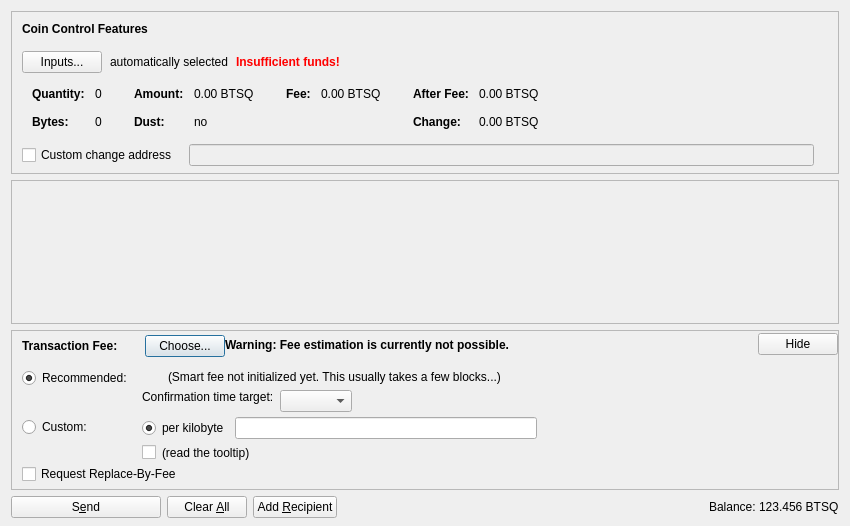
<?xml version="1.0" encoding="UTF-8"?>
<ui version="4.0">
 <class>SendCoinsDialog</class>
 <widget class="QDialog" name="SendCoinsDialog">
  <property name="geometry">
   <rect>
    <x>0</x>
    <y>0</y>
    <width>850</width>
    <height>526</height>
   </rect>
  </property>
  <property name="windowTitle">
   <string>Send Coins</string>
  </property>
  <layout class="QVBoxLayout" name="verticalLayout" stretch="0,1,0,0">
   <property name="bottomMargin">
    <number>8</number>
   </property>
   <item>
    <widget class="QFrame" name="frameCoinControl">
     <property name="sizePolicy">
      <sizepolicy hsizetype="Expanding" vsizetype="Expanding">
       <horstretch>0</horstretch>
       <verstretch>0</verstretch>
      </sizepolicy>
     </property>
     <property name="maximumSize">
      <size>
       <width>16777215</width>
       <height>16777215</height>
      </size>
     </property>
     <property name="frameShape">
      <enum>QFrame::StyledPanel</enum>
     </property>
     <property name="frameShadow">
      <enum>QFrame::Sunken</enum>
     </property>
     <layout class="QVBoxLayout" name="verticalLayoutCoinControl2">
      <property name="spacing">
       <number>0</number>
      </property>
      <property name="leftMargin">
       <number>0</number>
      </property>
      <property name="topMargin">
       <number>0</number>
      </property>
      <property name="rightMargin">
       <number>0</number>
      </property>
      <property name="bottomMargin">
       <number>6</number>
      </property>
      <item>
       <layout class="QVBoxLayout" name="verticalLayoutCoinControl" stretch="0,0,0,0,1">
        <property name="spacing">
         <number>0</number>
        </property>
        <property name="leftMargin">
         <number>10</number>
        </property>
        <property name="topMargin">
         <number>10</number>
        </property>
        <item>
         <layout class="QHBoxLayout" name="horizontalLayoutCoinControl1">
          <property name="bottomMargin">
           <number>15</number>
          </property>
          <item>
           <widget class="QLabel" name="labelCoinControlFeatures">
            <property name="sizePolicy">
             <sizepolicy hsizetype="Preferred" vsizetype="Maximum">
              <horstretch>0</horstretch>
              <verstretch>0</verstretch>
             </sizepolicy>
            </property>
            <property name="font">
             <font>
              <weight>75</weight>
              <bold>true</bold>
             </font>
            </property>
            <property name="styleSheet">
             <string notr="true">font-weight:bold;</string>
            </property>
            <property name="text">
             <string>Coin Control Features</string>
            </property>
           </widget>
          </item>
         </layout>
        </item>
        <item>
         <layout class="QHBoxLayout" name="horizontalLayoutCoinControl2" stretch="0,0,0,0">
          <property name="spacing">
           <number>8</number>
          </property>
          <property name="bottomMargin">
           <number>10</number>
          </property>
          <item>
           <widget class="QPushButton" name="pushButtonCoinControl">
            <property name="styleSheet">
             <string notr="true"/>
            </property>
            <property name="text">
             <string>Inputs...</string>
            </property>
            <property name="autoDefault">
             <bool>false</bool>
            </property>
           </widget>
          </item>
          <item>
           <widget class="QLabel" name="labelCoinControlAutomaticallySelected">
            <property name="text">
             <string>automatically selected</string>
            </property>
            <property name="margin">
             <number>5</number>
            </property>
           </widget>
          </item>
          <item>
           <widget class="QLabel" name="labelCoinControlInsuffFunds">
            <property name="font">
             <font>
              <weight>75</weight>
              <bold>true</bold>
             </font>
            </property>
            <property name="styleSheet">
             <string notr="true">color:red;font-weight:bold;</string>
            </property>
            <property name="text">
             <string>Insufficient funds!</string>
            </property>
            <property name="margin">
             <number>5</number>
            </property>
           </widget>
          </item>
          <item>
           <spacer name="horizontalSpacerCoinControl">
            <property name="orientation">
             <enum>Qt::Horizontal</enum>
            </property>
            <property name="sizeHint" stdset="0">
             <size>
              <width>40</width>
              <height>1</height>
             </size>
            </property>
           </spacer>
          </item>
         </layout>
        </item>
        <item>
         <widget class="QWidget" name="widgetCoinControl" native="true">
          <property name="sizePolicy">
           <sizepolicy hsizetype="Preferred" vsizetype="Preferred">
            <horstretch>0</horstretch>
            <verstretch>0</verstretch>
           </sizepolicy>
          </property>
          <property name="minimumSize">
           <size>
            <width>0</width>
            <height>0</height>
           </size>
          </property>
          <property name="styleSheet">
           <string notr="true"/>
          </property>
          <layout class="QHBoxLayout" name="horizontalLayoutCoinControl5">
           <property name="leftMargin">
            <number>0</number>
           </property>
           <property name="topMargin">
            <number>0</number>
           </property>
           <property name="rightMargin">
            <number>0</number>
           </property>
           <property name="bottomMargin">
            <number>0</number>
           </property>
           <item>
            <layout class="QHBoxLayout" name="horizontalLayoutCoinControl3" stretch="0,0,0,1">
             <property name="spacing">
              <number>20</number>
             </property>
             <property name="topMargin">
              <number>0</number>
             </property>
             <property name="bottomMargin">
              <number>10</number>
             </property>
             <item>
              <layout class="QFormLayout" name="formLayoutCoinControl1">
               <property name="horizontalSpacing">
                <number>10</number>
               </property>
               <property name="verticalSpacing">
                <number>14</number>
               </property>
               <property name="leftMargin">
                <number>10</number>
               </property>
               <property name="topMargin">
                <number>4</number>
               </property>
               <property name="rightMargin">
                <number>6</number>
               </property>
               <item row="0" column="0">
                <widget class="QLabel" name="labelCoinControlQuantityText">
                 <property name="font">
                  <font>
                   <weight>75</weight>
                   <bold>true</bold>
                  </font>
                 </property>
                 <property name="text">
                  <string>Quantity:</string>
                 </property>
                 <property name="margin">
                  <number>0</number>
                 </property>
                </widget>
               </item>
               <item row="0" column="1">
                <widget class="QLabel" name="labelCoinControlQuantity">
                 <property name="cursor">
                  <cursorShape>IBeamCursor</cursorShape>
                 </property>
                 <property name="contextMenuPolicy">
                  <enum>Qt::ActionsContextMenu</enum>
                 </property>
                 <property name="text">
                  <string notr="true">0</string>
                 </property>
                 <property name="margin">
                  <number>0</number>
                 </property>
                 <property name="textInteractionFlags">
                  <set>Qt::LinksAccessibleByMouse|Qt::TextSelectableByKeyboard|Qt::TextSelectableByMouse</set>
                 </property>
                </widget>
               </item>
               <item row="1" column="0">
                <widget class="QLabel" name="labelCoinControlBytesText">
                 <property name="font">
                  <font>
                   <weight>75</weight>
                   <bold>true</bold>
                  </font>
                 </property>
                 <property name="text">
                  <string>Bytes:</string>
                 </property>
                </widget>
               </item>
               <item row="1" column="1">
                <widget class="QLabel" name="labelCoinControlBytes">
                 <property name="cursor">
                  <cursorShape>IBeamCursor</cursorShape>
                 </property>
                 <property name="contextMenuPolicy">
                  <enum>Qt::ActionsContextMenu</enum>
                 </property>
                 <property name="text">
                  <string notr="true">0</string>
                 </property>
                 <property name="textInteractionFlags">
                  <set>Qt::LinksAccessibleByMouse|Qt::TextSelectableByKeyboard|Qt::TextSelectableByMouse</set>
                 </property>
                </widget>
               </item>
              </layout>
             </item>
             <item>
              <layout class="QFormLayout" name="formLayoutCoinControl2">
               <property name="horizontalSpacing">
                <number>10</number>
               </property>
               <property name="verticalSpacing">
                <number>14</number>
               </property>
               <property name="leftMargin">
                <number>6</number>
               </property>
               <property name="topMargin">
                <number>4</number>
               </property>
               <property name="rightMargin">
                <number>6</number>
               </property>
               <item row="0" column="0">
                <widget class="QLabel" name="labelCoinControlAmountText">
                 <property name="font">
                  <font>
                   <weight>75</weight>
                   <bold>true</bold>
                  </font>
                 </property>
                 <property name="text">
                  <string>Amount:</string>
                 </property>
                 <property name="margin">
                  <number>0</number>
                 </property>
                </widget>
               </item>
               <item row="0" column="1">
                <widget class="QLabel" name="labelCoinControlAmount">
                 <property name="cursor">
                  <cursorShape>IBeamCursor</cursorShape>
                 </property>
                 <property name="contextMenuPolicy">
                  <enum>Qt::ActionsContextMenu</enum>
                 </property>
                 <property name="text">
                  <string notr="true">0.00 BTSQ</string>
                 </property>
                 <property name="textInteractionFlags">
                  <set>Qt::LinksAccessibleByMouse|Qt::TextSelectableByKeyboard|Qt::TextSelectableByMouse</set>
                 </property>
                </widget>
               </item>
               <item row="1" column="0">
                <widget class="QLabel" name="labelCoinControlLowOutputText">
                 <property name="font">
                  <font>
                   <weight>75</weight>
                   <bold>true</bold>
                  </font>
                 </property>
                 <property name="text">
                  <string>Dust:</string>
                 </property>
                </widget>
               </item>
               <item row="1" column="1">
                <widget class="QLabel" name="labelCoinControlLowOutput">
                 <property name="cursor">
                  <cursorShape>IBeamCursor</cursorShape>
                 </property>
                 <property name="contextMenuPolicy">
                  <enum>Qt::ActionsContextMenu</enum>
                 </property>
                 <property name="text">
                  <string notr="true">no</string>
                 </property>
                 <property name="textInteractionFlags">
                  <set>Qt::LinksAccessibleByMouse|Qt::TextSelectableByKeyboard|Qt::TextSelectableByMouse</set>
                 </property>
                </widget>
               </item>
              </layout>
             </item>
             <item>
              <layout class="QFormLayout" name="formLayoutCoinControl3">
               <property name="horizontalSpacing">
                <number>10</number>
               </property>
               <property name="verticalSpacing">
                <number>14</number>
               </property>
               <property name="leftMargin">
                <number>6</number>
               </property>
               <property name="topMargin">
                <number>4</number>
               </property>
               <property name="rightMargin">
                <number>6</number>
               </property>
               <item row="0" column="0">
                <widget class="QLabel" name="labelCoinControlFeeText">
                 <property name="font">
                  <font>
                   <weight>75</weight>
                   <bold>true</bold>
                  </font>
                 </property>
                 <property name="text">
                  <string>Fee:</string>
                 </property>
                 <property name="margin">
                  <number>0</number>
                 </property>
                </widget>
               </item>
               <item row="0" column="1">
                <widget class="QLabel" name="labelCoinControlFee">
                 <property name="cursor">
                  <cursorShape>IBeamCursor</cursorShape>
                 </property>
                 <property name="contextMenuPolicy">
                  <enum>Qt::ActionsContextMenu</enum>
                 </property>
                 <property name="text">
                  <string notr="true">0.00 BTSQ</string>
                 </property>
                 <property name="textInteractionFlags">
                  <set>Qt::LinksAccessibleByMouse|Qt::TextSelectableByKeyboard|Qt::TextSelectableByMouse</set>
                 </property>
                </widget>
               </item>
              </layout>
             </item>
             <item>
              <layout class="QFormLayout" name="formLayoutCoinControl4">
               <property name="horizontalSpacing">
                <number>10</number>
               </property>
               <property name="verticalSpacing">
                <number>14</number>
               </property>
               <property name="leftMargin">
                <number>6</number>
               </property>
               <property name="topMargin">
                <number>4</number>
               </property>
               <property name="rightMargin">
                <number>6</number>
               </property>
               <item row="0" column="0">
                <widget class="QLabel" name="labelCoinControlAfterFeeText">
                 <property name="font">
                  <font>
                   <weight>75</weight>
                   <bold>true</bold>
                  </font>
                 </property>
                 <property name="text">
                  <string>After Fee:</string>
                 </property>
                 <property name="margin">
                  <number>0</number>
                 </property>
                </widget>
               </item>
               <item row="0" column="1">
                <widget class="QLabel" name="labelCoinControlAfterFee">
                 <property name="cursor">
                  <cursorShape>IBeamCursor</cursorShape>
                 </property>
                 <property name="contextMenuPolicy">
                  <enum>Qt::ActionsContextMenu</enum>
                 </property>
                 <property name="text">
                  <string notr="true">0.00 BTSQ</string>
                 </property>
                 <property name="textInteractionFlags">
                  <set>Qt::LinksAccessibleByMouse|Qt::TextSelectableByKeyboard|Qt::TextSelectableByMouse</set>
                 </property>
                </widget>
               </item>
               <item row="1" column="0">
                <widget class="QLabel" name="labelCoinControlChangeText">
                 <property name="font">
                  <font>
                   <weight>75</weight>
                   <bold>true</bold>
                  </font>
                 </property>
                 <property name="text">
                  <string>Change:</string>
                 </property>
                </widget>
               </item>
               <item row="1" column="1">
                <widget class="QLabel" name="labelCoinControlChange">
                 <property name="cursor">
                  <cursorShape>IBeamCursor</cursorShape>
                 </property>
                 <property name="contextMenuPolicy">
                  <enum>Qt::ActionsContextMenu</enum>
                 </property>
                 <property name="text">
                  <string notr="true">0.00 BTSQ</string>
                 </property>
                 <property name="textInteractionFlags">
                  <set>Qt::LinksAccessibleByMouse|Qt::TextSelectableByKeyboard|Qt::TextSelectableByMouse</set>
                 </property>
                </widget>
               </item>
              </layout>
             </item>
            </layout>
           </item>
          </layout>
         </widget>
        </item>
        <item>
         <layout class="QHBoxLayout" name="horizontalLayoutCoinControl4" stretch="0,0,0">
          <property name="spacing">
           <number>12</number>
          </property>
          <property name="sizeConstraint">
           <enum>QLayout::SetDefaultConstraint</enum>
          </property>
          <property name="topMargin">
           <number>5</number>
          </property>
          <property name="rightMargin">
           <number>5</number>
          </property>
          <item>
           <widget class="QCheckBox" name="checkBoxCoinControlChange">
            <property name="toolTip">
             <string>If this is activated, but the change address is empty or invalid, change will be sent to a newly generated address.</string>
            </property>
            <property name="text">
             <string>Custom change address</string>
            </property>
           </widget>
          </item>
          <item>
           <widget class="QValidatedLineEdit" name="lineEditCoinControlChange">
            <property name="enabled">
             <bool>false</bool>
            </property>
            <property name="sizePolicy">
             <sizepolicy hsizetype="Expanding" vsizetype="Fixed">
              <horstretch>0</horstretch>
              <verstretch>0</verstretch>
             </sizepolicy>
            </property>
           </widget>
          </item>
          <item>
           <widget class="QLabel" name="labelCoinControlChangeLabel">
            <property name="sizePolicy">
             <sizepolicy hsizetype="Preferred" vsizetype="Expanding">
              <horstretch>0</horstretch>
              <verstretch>0</verstretch>
             </sizepolicy>
            </property>
            <property name="minimumSize">
             <size>
              <width>0</width>
              <height>0</height>
             </size>
            </property>
            <property name="text">
             <string/>
            </property>
            <property name="margin">
             <number>3</number>
            </property>
           </widget>
          </item>
         </layout>
        </item>
        <item>
         <spacer name="verticalSpacerCoinControl">
          <property name="orientation">
           <enum>Qt::Vertical</enum>
          </property>
          <property name="sizeHint" stdset="0">
           <size>
            <width>800</width>
            <height>1</height>
           </size>
          </property>
         </spacer>
        </item>
       </layout>
      </item>
     </layout>
    </widget>
   </item>
   <item>
    <widget class="QScrollArea" name="scrollArea">
     <property name="widgetResizable">
      <bool>true</bool>
     </property>
     <widget class="QWidget" name="scrollAreaWidgetContents">
      <property name="geometry">
       <rect>
        <x>0</x>
        <y>0</y>
        <width>830</width>
        <height>104</height>
       </rect>
      </property>
      <layout class="QVBoxLayout" name="verticalLayout_2" stretch="0,1">
       <property name="leftMargin">
        <number>0</number>
       </property>
       <property name="topMargin">
        <number>0</number>
       </property>
       <property name="rightMargin">
        <number>0</number>
       </property>
       <property name="bottomMargin">
        <number>0</number>
       </property>
       <item>
        <layout class="QVBoxLayout" name="entries">
         <property name="spacing">
          <number>6</number>
         </property>
        </layout>
       </item>
       <item>
        <spacer name="verticalSpacer">
         <property name="orientation">
          <enum>Qt::Vertical</enum>
         </property>
         <property name="sizeHint" stdset="0">
          <size>
           <width>20</width>
           <height>40</height>
          </size>
         </property>
        </spacer>
       </item>
      </layout>
     </widget>
    </widget>
   </item>
   <item>
    <widget class="QFrame" name="frameFee">
     <property name="sizePolicy">
      <sizepolicy hsizetype="Expanding" vsizetype="Expanding">
       <horstretch>0</horstretch>
       <verstretch>0</verstretch>
      </sizepolicy>
     </property>
     <property name="maximumSize">
      <size>
       <width>16777215</width>
       <height>16777215</height>
      </size>
     </property>
     <property name="frameShape">
      <enum>QFrame::StyledPanel</enum>
     </property>
     <property name="frameShadow">
      <enum>QFrame::Sunken</enum>
     </property>
     <layout class="QVBoxLayout" name="verticalLayoutFee1">
      <property name="spacing">
       <number>0</number>
      </property>
      <property name="leftMargin">
       <number>0</number>
      </property>
      <property name="topMargin">
       <number>0</number>
      </property>
      <property name="rightMargin">
       <number>0</number>
      </property>
      <property name="bottomMargin">
       <number>0</number>
      </property>
      <item>
       <layout class="QVBoxLayout" name="verticalLayoutFee2" stretch="0,0,0">
        <property name="spacing">
         <number>0</number>
        </property>
        <property name="leftMargin">
         <number>10</number>
        </property>
        <property name="topMargin">
         <number>0</number>
        </property>
        <item>
         <layout class="QHBoxLayout" name="horizontalLayoutFee1">
          <property name="bottomMargin">
           <number>0</number>
          </property>
          <item>
           <layout class="QVBoxLayout" name="verticalLayoutFee7">
            <property name="spacing">
             <number>0</number>
            </property>
            <item>
             <spacer name="verticalSpacerSmartFee">
              <property name="orientation">
               <enum>Qt::Vertical</enum>
              </property>
              <property name="sizeType">
               <enum>QSizePolicy::Fixed</enum>
              </property>
              <property name="sizeHint" stdset="0">
               <size>
                <width>1</width>
                <height>4</height>
               </size>
              </property>
             </spacer>
            </item>
            <item>
             <layout class="QHBoxLayout" name="horizontalLayoutSmartFee">
              <property name="spacing">
               <number>10</number>
              </property>
              <item>
               <widget class="QLabel" name="labelFeeHeadline">
                <property name="sizePolicy">
                 <sizepolicy hsizetype="Preferred" vsizetype="Maximum">
                  <horstretch>0</horstretch>
                  <verstretch>0</verstretch>
                 </sizepolicy>
                </property>
                <property name="font">
                 <font>
                  <weight>75</weight>
                  <bold>true</bold>
                 </font>
                </property>
                <property name="styleSheet">
                 <string notr="true">font-weight:bold;</string>
                </property>
                <property name="text">
                 <string>Transaction Fee:</string>
                </property>
               </widget>
              </item>
              <item>
               <widget class="QLabel" name="labelFeeMinimized">
                <property name="text">
                 <string/>
                </property>
               </widget>
              </item>
              <item>
               <widget class="QPushButton" name="buttonChooseFee">
                <property name="text">
                 <string>Choose...</string>
                </property>
               </widget>
              </item>
             </layout>
            </item>
            <item>
             <spacer name="verticalSpacer_5">
              <property name="orientation">
               <enum>Qt::Vertical</enum>
              </property>
              <property name="sizeHint" stdset="0">
               <size>
                <width>1</width>
                <height>1</height>
               </size>
              </property>
             </spacer>
            </item>
           </layout>
          </item>
          <item>
           <widget class="QLabel" name="fallbackFeeWarningLabel">
            <property name="toolTip">
             <string>Using the fallbackfee can result in sending a transaction that will take several hours or days (or never) to confirm. Consider choosing your fee manually or wait until you have validated the complete chain.</string>
            </property>
            <property name="font">
            <font>
                <weight>75</weight>
                <bold>true</bold>
            </font>
            </property>
            <property name="text">
             <string>Warning: Fee estimation is currently not possible.</string>
            </property>
            <property name="wordWrap">
             <bool>false</bool>
            </property>
           </widget>
          </item>
          <item>
           <spacer name="horizontalSpacer_4">
            <property name="orientation">
             <enum>Qt::Horizontal</enum>
            </property>
            <property name="sizeType">
             <enum>QSizePolicy::MinimumExpanding</enum>
            </property>
            <property name="sizeHint" stdset="0">
             <size>
              <width>40</width>
              <height>20</height>
             </size>
            </property>
           </spacer>
          </item>
          <item>
           <widget class="QPushButton" name="buttonMinimizeFee">
            <property name="toolTip">
             <string>collapse fee-settings</string>
            </property>
            <property name="text">
             <string>Hide</string>
            </property>
           </widget>
          </item>
         </layout>
        </item>
        <item>
         <widget class="QFrame" name="frameFeeSelection">
          <layout class="QVBoxLayout" name="verticalLayoutFee12">
           <property name="spacing">
            <number>0</number>
           </property>
           <property name="leftMargin">
            <number>0</number>
           </property>
           <property name="topMargin">
            <number>0</number>
           </property>
           <property name="rightMargin">
            <number>0</number>
           </property>
           <property name="bottomMargin">
            <number>0</number>
           </property>
           <item>
            <layout class="QGridLayout" name="gridLayoutFee">
             <property name="topMargin">
              <number>10</number>
             </property>
             <property name="bottomMargin">
              <number>4</number>
             </property>
             <property name="horizontalSpacing">
              <number>10</number>
             </property>
             <property name="verticalSpacing">
              <number>4</number>
             </property>
             <item row="1" column="1">
              <layout class="QVBoxLayout" name="verticalLayoutFee8">
               <property name="spacing">
                <number>6</number>
               </property>
               <item>
                <layout class="QHBoxLayout" name="horizontalLayoutFee13">
                 <item>
                  <widget class="QRadioButton" name="radioCustomPerKilobyte">
                   <property name="toolTip">
                    <string>If the custom fee is set to 1000 satoshis and the transaction is only 250 bytes, then &quot;per kilobyte&quot; only pays 250 satoshis in fee, while &quot;total at least&quot; pays 1000 satoshis. For transactions bigger than a kilobyte both pay by kilobyte.</string>
                   </property>
                   <property name="text">
                    <string>per kilobyte</string>
                   </property>
                   <property name="checked">
                    <bool>true</bool>
                   </property>
                   <attribute name="buttonGroup">
                    <string notr="true">groupCustomFee</string>
                   </attribute>
                  </widget>
                 </item>
                 <item>
                  <widget class="BitcoinAmountField" name="customFee"/>
                 </item>
                 <item>
                  <spacer name="horizontalSpacer_6">
                   <property name="orientation">
                    <enum>Qt::Horizontal</enum>
                   </property>
                   <property name="sizeHint" stdset="0">
                    <size>
                     <width>1</width>
                     <height>1</height>
                    </size>
                   </property>
                  </spacer>
                 </item>
                </layout>
               </item>
               <item>
                <layout class="QHBoxLayout" name="horizontalLayoutFee8">
                 <item>
                  <widget class="QCheckBox" name="checkBoxMinimumFee">
                   <property name="toolTip">
                    <string>Paying only the minimum fee is just fine as long as there is less transaction volume than space in the blocks. But be aware that this can end up in a never confirming transaction once there is more demand for bitcoin transactions than the network can process.</string>
                   </property>
                   <property name="text">
                    <string/>
                   </property>
                  </widget>
                 </item>
                 <item>
                  <widget class="QLabel" name="labelMinFeeWarning">
                   <property name="enabled">
                    <bool>true</bool>
                   </property>
                   <property name="toolTip">
                    <string>Paying only the minimum fee is just fine as long as there is less transaction volume than space in the blocks. But be aware that this can end up in a never confirming transaction once there is more demand for bitcoin transactions than the network can process.</string>
                   </property>
                   <property name="text">
                    <string>(read the tooltip)</string>
                   </property>
                   <property name="margin">
                    <number>5</number>
                   </property>
                  </widget>
                 </item>
                 <item>
                  <spacer name="horizontalSpacer_2">
                   <property name="orientation">
                    <enum>Qt::Horizontal</enum>
                   </property>
                   <property name="sizeHint" stdset="0">
                    <size>
                     <width>1</width>
                     <height>1</height>
                    </size>
                   </property>
                  </spacer>
                 </item>
                </layout>
               </item>
              </layout>
             </item>
             <item row="0" column="0">
              <layout class="QVBoxLayout" name="verticalLayoutFee4" stretch="0,1">
               <item>
                <widget class="QRadioButton" name="radioSmartFee">
                 <property name="text">
                  <string>Recommended:</string>
                 </property>
                 <property name="checked">
                  <bool>true</bool>
                 </property>
                 <attribute name="buttonGroup">
                  <string notr="true">groupFee</string>
                 </attribute>
                </widget>
               </item>
               <item>
                <spacer name="verticalSpacer_2">
                 <property name="orientation">
                  <enum>Qt::Vertical</enum>
                 </property>
                 <property name="sizeHint" stdset="0">
                  <size>
                   <width>1</width>
                   <height>1</height>
                  </size>
                 </property>
                </spacer>
               </item>
              </layout>
             </item>
             <item row="1" column="0">
              <layout class="QVBoxLayout" name="verticalLayoutFee9" stretch="0,1">
               <item>
                <widget class="QRadioButton" name="radioCustomFee">
                 <property name="text">
                  <string>Custom:</string>
                 </property>
                 <attribute name="buttonGroup">
                  <string notr="true">groupFee</string>
                 </attribute>
                </widget>
               </item>
               <item>
                <spacer name="verticalSpacer_6">
                 <property name="orientation">
                  <enum>Qt::Vertical</enum>
                 </property>
                 <property name="sizeHint" stdset="0">
                  <size>
                   <width>1</width>
                   <height>1</height>
                  </size>
                 </property>
                </spacer>
               </item>
              </layout>
             </item>
             <item row="0" column="1">
              <layout class="QVBoxLayout" name="verticalLayoutFee3" stretch="0,0,1">
               <property name="spacing">
                <number>6</number>
               </property>
               <property name="topMargin">
                <number>2</number>
               </property>
               <item>
                <layout class="QHBoxLayout" name="horizontalLayoutFee12">
                 <item>
                  <widget class="QLabel" name="labelSmartFee">
                   <property name="text">
                    <string/>
                   </property>
                   <property name="margin">
                    <number>2</number>
                   </property>
                  </widget>
                 </item>
                 <item>
                  <widget class="QLabel" name="labelFeeEstimation">
                   <property name="text">
                    <string/>
                   </property>
                  </widget>
                 </item>
                 <item>
                  <widget class="QLabel" name="labelSmartFee2">
                   <property name="text">
                    <string>(Smart fee not initialized yet. This usually takes a few blocks...)</string>
                   </property>
                   <property name="margin">
                    <number>2</number>
                   </property>
                  </widget>
                 </item>
                 <item>
                  <spacer name="horizontalSpacer_5">
                   <property name="orientation">
                    <enum>Qt::Horizontal</enum>
                   </property>
                   <property name="sizeHint" stdset="0">
                    <size>
                     <width>1</width>
                     <height>1</height>
                    </size>
                   </property>
                  </spacer>
                 </item>
                </layout>
               </item>
               <item>
                <layout class="QHBoxLayout" name="horizontalLayoutFee9">
                 <item>
                  <layout class="QVBoxLayout" name="verticalLayoutFee6">
                   <item>
                    <widget class="QLabel" name="labelSmartFee3">
                     <property name="text">
                      <string>Confirmation time target:</string>
                     </property>
                     <property name="margin">
                      <number>2</number>
                     </property>
                    </widget>
                   </item>
                   <item>
                    <spacer name="verticalSpacer_3">
                     <property name="orientation">
                      <enum>Qt::Vertical</enum>
                     </property>
                     <property name="sizeHint" stdset="0">
                      <size>
                       <width>1</width>
                       <height>1</height>
                      </size>
                     </property>
                    </spacer>
                   </item>
                  </layout>
                 </item>
                 <item>
                  <layout class="QVBoxLayout" name="verticalLayoutFee5">
                   <property name="rightMargin">
                    <number>30</number>
                   </property>
                   <item>
                    <layout class="QHBoxLayout" name="horizontalLayoutConfTarget">
                     <property name="bottomMargin">
                      <number>0</number>
                     </property>
                     <item>
                      <widget class="QComboBox" name="confTargetSelector"/>
                     </item>
                     <item>
                      <spacer name="horizontalSpacerConfTarget">
                       <property name="orientation">
                        <enum>Qt::Horizontal</enum>
                       </property>
                       <property name="sizeHint" stdset="0">
                        <size>
                         <width>40</width>
                         <height>20</height>
                        </size>
                       </property>
                      </spacer>
                     </item>
                    </layout>
                   </item>
                  </layout>
                 </item>
                </layout>
               </item>
               <item>
                <spacer name="verticalSpacer_4">
                 <property name="orientation">
                  <enum>Qt::Vertical</enum>
                 </property>
                 <property name="sizeHint" stdset="0">
                  <size>
                   <width>1</width>
                   <height>1</height>
                  </size>
                 </property>
                </spacer>
               </item>
              </layout>
             </item>
            </layout>
           </item>
           <item>
            <widget class="QCheckBox" name="optInRBF">
             <property name="text">
              <string>Request Replace-By-Fee</string>
             </property>
             <property name="toolTip">
              <string>Indicates that the sender may wish to replace this transaction with a new one paying higher fees (prior to being confirmed).</string>
             </property>
            </widget>
           </item>
          </layout>
         </widget>
        </item>
        <item>
         <spacer name="verticalSpacerFee">
          <property name="orientation">
           <enum>Qt::Vertical</enum>
          </property>
          <property name="sizeHint" stdset="0">
           <size>
            <width>40</width>
            <height>5</height>
           </size>
          </property>
         </spacer>
        </item>
       </layout>
      </item>
     </layout>
    </widget>
   </item>
   <item>
    <layout class="QHBoxLayout" name="horizontalLayout">
     <item>
      <widget class="QPushButton" name="sendButton">
       <property name="minimumSize">
        <size>
         <width>150</width>
         <height>0</height>
        </size>
       </property>
       <property name="toolTip">
        <string>Confirm the send action</string>
       </property>
       <property name="text">
        <string>S&amp;end</string>
       </property>
       <property name="icon">
        <iconset resource="../bitcoin.qrc">
         <normaloff>:/icons/send</normaloff>:/icons/send</iconset>
       </property>
       <property name="autoDefault">
        <bool>false</bool>
       </property>
       <property name="default">
        <bool>false</bool>
       </property>
      </widget>
     </item>
     <item>
      <widget class="QPushButton" name="clearButton">
       <property name="sizePolicy">
        <sizepolicy hsizetype="Minimum" vsizetype="Fixed">
         <horstretch>0</horstretch>
         <verstretch>0</verstretch>
        </sizepolicy>
       </property>
       <property name="toolTip">
        <string>Clear all fields of the form.</string>
       </property>
       <property name="text">
        <string>Clear &amp;All</string>
       </property>
       <property name="icon">
        <iconset resource="../bitcoin.qrc">
         <normaloff>:/icons/remove</normaloff>:/icons/remove</iconset>
       </property>
       <property name="autoDefault">
        <bool>false</bool>
       </property>
      </widget>
     </item>
     <item>
      <widget class="QPushButton" name="addButton">
       <property name="toolTip">
        <string>Send to multiple recipients at once</string>
       </property>
       <property name="text">
        <string>Add &amp;Recipient</string>
       </property>
       <property name="icon">
        <iconset resource="../bitcoin.qrc">
         <normaloff>:/icons/add</normaloff>:/icons/add</iconset>
       </property>
       <property name="autoDefault">
        <bool>false</bool>
       </property>
      </widget>
     </item>
     <item>
      <spacer name="horizontalSpacer">
       <property name="orientation">
        <enum>Qt::Horizontal</enum>
       </property>
       <property name="sizeHint" stdset="0">
        <size>
         <width>40</width>
         <height>20</height>
        </size>
       </property>
      </spacer>
     </item>
     <item>
      <layout class="QHBoxLayout" name="horizontalLayout_2">
       <property name="spacing">
        <number>3</number>
       </property>
       <item>
        <widget class="QLabel" name="label">
         <property name="sizePolicy">
          <sizepolicy hsizetype="Preferred" vsizetype="Fixed">
           <horstretch>0</horstretch>
           <verstretch>0</verstretch>
          </sizepolicy>
         </property>
         <property name="text">
          <string>Balance:</string>
         </property>
        </widget>
       </item>
       <item>
        <widget class="QLabel" name="labelBalance">
         <property name="sizePolicy">
          <sizepolicy hsizetype="Preferred" vsizetype="Fixed">
           <horstretch>0</horstretch>
           <verstretch>0</verstretch>
          </sizepolicy>
         </property>
         <property name="cursor">
          <cursorShape>IBeamCursor</cursorShape>
         </property>
         <property name="text">
          <string notr="true">123.456 BTSQ</string>
         </property>
         <property name="textInteractionFlags">
          <set>Qt::LinksAccessibleByMouse|Qt::TextSelectableByKeyboard|Qt::TextSelectableByMouse</set>
         </property>
        </widget>
       </item>
      </layout>
     </item>
    </layout>
   </item>
  </layout>
 </widget>
 <customwidgets>
  <customwidget>
   <class>QValidatedLineEdit</class>
   <extends>QLineEdit</extends>
   <header>qvalidatedlineedit.h</header>
  </customwidget>
  <customwidget>
   <class>BitcoinAmountField</class>
   <extends>QLineEdit</extends>
   <header>bitcoinamountfield.h</header>
   <container>1</container>
  </customwidget>
 </customwidgets>
 <resources>
  <include location="../bitcoin.qrc"/>
 </resources>
 <connections/>
 <buttongroups>
  <buttongroup name="groupFee"/>
  <buttongroup name="groupCustomFee"/>
 </buttongroups>
</ui>
